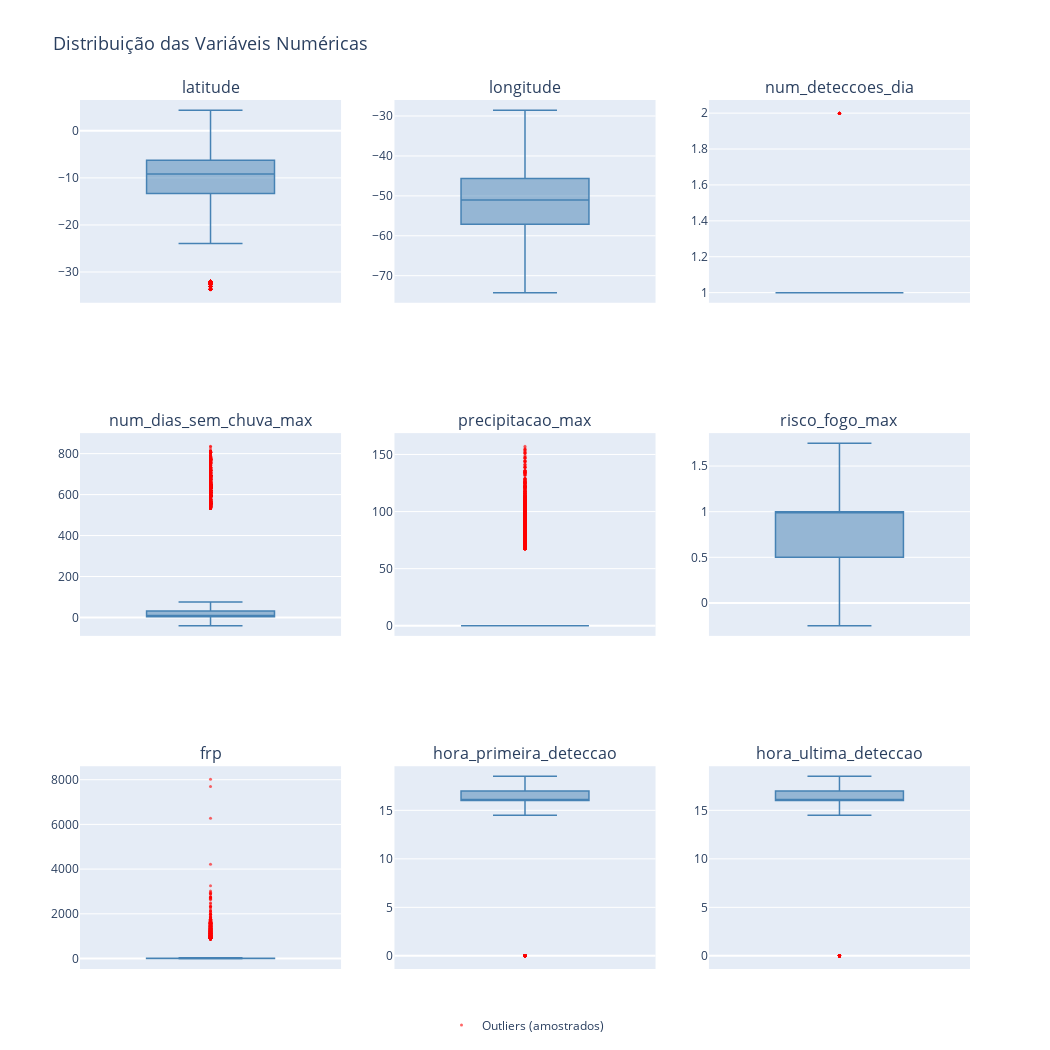

Notebook cell for this chart:
### Code cell
# Por razões de performance, amostrar somente uma quantidade
# limitada de outliers e pontos por variável
MAX_OUTLIERS_PER_VAR = 3000

stats = (
    pl.concat([col_stats(c) for c in NUMERIC_COLS], how='vertical')
    .with_columns([
        (pl.col('q3') - pl.col('q1')).alias('iqr'),
        (pl.col('q1') - 1.5 * (pl.col('q3') - pl.col('q1'))).alias('lowerfence'),
        (pl.col('q3') + 1.5 * (pl.col('q3') - pl.col('q1'))).alias('upperfence'),
    ])
    .select(['variavel', 'q1', 'median', 'q3', 'lowerfence', 'upperfence'])
)

s = stats.to_dict(as_series=False)

outliers_long = (
    df_daily
    .select(NUMERIC_COLS)
    .unpivot(variable_name='variavel', value_name='valor')
    .drop_nulls('valor')
    .with_columns(pl.col('valor').cast(pl.Float64))
    .join(stats.select(['variavel', 'lowerfence', 'upperfence']), on='variavel', how='inner')
    .filter((pl.col('valor') < pl.col('lowerfence')) | (pl.col('valor') > pl.col('upperfence')))
    # Pega os outliers mais distantes das cercas
    .with_columns(
        pl.when(pl.col('valor') < pl.col('lowerfence'))
          .then(pl.col('lowerfence') - pl.col('valor'))
          .otherwise(pl.col('valor') - pl.col('upperfence'))
          .alias('dist_fence')
    )
    .sort(['variavel', 'dist_fence'], descending=[False, True])
    .group_by('variavel', maintain_order=True)
    .head(MAX_OUTLIERS_PER_VAR)
    .select(['variavel', 'valor'])
)

o = outliers_long.to_dict(as_series=False)

n_rows = 3
n_cols = 3

fig = make_subplots(
    rows=n_rows,
    cols=n_cols,
    subplot_titles=NUMERIC_COLS,
    vertical_spacing=0.15,
    horizontal_spacing=0.06
)

for idx, var in enumerate(NUMERIC_COLS):
    row = (idx // n_cols) + 1
    col = (idx % n_cols) + 1

    var_idx = s['variavel'].index(var)

    fig.add_trace(
        go.Box(
            q1=[s['q1'][var_idx]],
            median=[s['median'][var_idx]],
            q3=[s['q3'][var_idx]],
            lowerfence=[s['lowerfence'][var_idx]],
            upperfence=[s['upperfence'][var_idx]],
            boxpoints=False,
            name=var,
            showlegend=False,
            marker_color='steelblue',
            line=dict(width=1.5),
            x=[var]
        ),
        row=row, col=col
    )

    outlier_vals = [o['valor'][i] for i, v in enumerate(o['variavel']) if v == var]

    if outlier_vals:
        fig.add_trace(
            go.Scatter(
                x=[var] * len(outlier_vals),
                y=outlier_vals,
                mode='markers',
                name='Outliers (amostrados)',
                showlegend=(idx == 0),
                marker=dict(size=3, opacity=0.6, color='red')
            ),
            row=row, col=col
        )

    fig.update_xaxes(showticklabels=False, row=row, col=col)

    fig.update_yaxes(title_text='', row=row, col=col)

# Layout geral
fig.update_layout(
    title_text='Distribuição das Variáveis Numéricas',
    title_font_size=18,
    height=1050,
    width=1050,
    showlegend=True,
    legend=dict(
        orientation="h",
        yanchor="bottom",
        y=-0.08,
        xanchor="center",
        x=0.5
    )
)

fig.show()

### Figure 1 — Plotly figure (JSON) as saved in the notebook; plotly's stock layout.template omitted (floating-point values rounded to 4 significant figures; data arrays with more than 128 entries replaced by an {"elided": "..."} marker saying what was removed)
{"data": [{"boxpoints": false, "line": {"width": 1.5}, "lowerfence": [-23.94], "marker": {"color": "steelblue"}, "median": [-9.176], "name": "latitude", "q1": [-13.31], "q3": [-6.228], "showlegend": false, "upperfence": [4.397], "x": ["latitude"], "type": "box", "xaxis": "x", "yaxis": "y"}, {"marker": {"color": "red", "opacity": 0.6, "size": 3}, "mode": "markers", "name": "Outliers (amostrados)", "showlegend": true, "x": {"elided": "3000 str values"}, "y": {"elided": "3000 float values"}, "type": "scatter", "xaxis": "x", "yaxis": "y"}, {"boxpoints": false, "line": {"width": 1.5}, "lowerfence": [-74.25], "marker": {"color": "steelblue"}, "median": [-51.05], "name": "longitude", "q1": [-57.1], "q3": [-45.67], "showlegend": false, "upperfence": [-28.52], "x": ["longitude"], "type": "box", "xaxis": "x2", "yaxis": "y2"}, {"boxpoints": false, "line": {"width": 1.5}, "lowerfence": [1.0], "marker": {"color": "steelblue"}, "median": [1.0], "name": "num_deteccoes_dia", "q1": [1.0], "q3": [1.0], "showlegend": false, "upperfence": [1.0], "x": ["num_deteccoes_dia"], "type": "box", "xaxis": "x3", "yaxis": "y3"}, {"marker": {"color": "red", "opacity": 0.6, "size": 3}, "mode": "markers", "name": "Outliers (amostrados)", "showlegend": false, "x": ["num_deteccoes_dia", "num_deteccoes_dia", "num_deteccoes_dia", "num_deteccoes_dia", "num_deteccoes_dia", "num_deteccoes_dia", "num_deteccoes_dia", "num_deteccoes_dia", "num_deteccoes_dia", "num_deteccoes_dia", "num_deteccoes_dia", "num_deteccoes_dia"], "y": [2.0, 2.0, 2.0, 2.0, 2.0, 2.0, 2.0, 2.0, 2.0, 2.0, 2.0, 2.0], "type": "scatter", "xaxis": "x3", "yaxis": "y3"}, {"boxpoints": false, "line": {"width": 1.5}, "lowerfence": [-40.5], "marker": {"color": "steelblue"}, "median": [9.0], "name": "num_dias_sem_chuva_max", "q1": [3.0], "q3": [32.0], "showlegend": false, "upperfence": [75.5], "x": ["num_dias_sem_chuva_max"], "type": "box", "xaxis": "x4", "yaxis": "y4"}, {"marker": {"color": "red", "opacity": 0.6, "size": 3}, "mode": "markers", "name": "Outliers (amostrados)", "showlegend": false, "x": {"elided": "3000 str values"}, "y": {"elided": "3000 float values"}, "type": "scatter", "xaxis": "x4", "yaxis": "y4"}, {"boxpoints": false, "line": {"width": 1.5}, "lowerfence": [0.0], "marker": {"color": "steelblue"}, "median": [0.0], "name": "precipitacao_max", "q1": [0.0], "q3": [0.0], "showlegend": false, "upperfence": [0.0], "x": ["precipitacao_max"], "type": "box", "xaxis": "x5", "yaxis": "y5"}, {"marker": {"color": "red", "opacity": 0.6, "size": 3}, "mode": "markers", "name": "Outliers (amostrados)", "showlegend": false, "x": {"elided": "3000 str values"}, "y": {"elided": "3000 float values"}, "type": "scatter", "xaxis": "x5", "yaxis": "y5"}, {"boxpoints": false, "line": {"width": 1.5}, "lowerfence": [-0.25], "marker": {"color": "steelblue"}, "median": [1.0], "name": "risco_fogo_max", "q1": [0.5], "q3": [1.0], "showlegend": false, "upperfence": [1.75], "x": ["risco_fogo_max"], "type": "box", "xaxis": "x6", "yaxis": "y6"}, {"boxpoints": false, "line": {"width": 1.5}, "lowerfence": [-15.2], "marker": {"color": "steelblue"}, "median": [7.6], "name": "frp", "q1": [4.0], "q3": [16.8], "showlegend": false, "upperfence": [36.0], "x": ["frp"], "type": "box", "xaxis": "x7", "yaxis": "y7"}, {"marker": {"color": "red", "opacity": 0.6, "size": 3}, "mode": "markers", "name": "Outliers (amostrados)", "showlegend": false, "x": {"elided": "3000 str values"}, "y": {"elided": "3000 float values"}, "type": "scatter", "xaxis": "x7", "yaxis": "y7"}, {"boxpoints": false, "line": {"width": 1.5}, "lowerfence": [14.5], "marker": {"color": "steelblue"}, "median": [16.0], "name": "hora_primeira_deteccao", "q1": [16.0], "q3": [17.0], "showlegend": false, "upperfence": [18.5], "x": ["hora_primeira_deteccao"], "type": "box", "xaxis": "x8", "yaxis": "y8"}, {"marker": {"color": "red", "opacity": 0.6, "size": 3}, "mode": "markers", "name": "Outliers (amostrados)", "showlegend": false, "x": {"elided": "3000 str values"}, "y": {"elided": "3000 float values"}, "type": "scatter", "xaxis": "x8", "yaxis": "y8"}, {"boxpoints": false, "line": {"width": 1.5}, "lowerfence": [14.5], "marker": {"color": "steelblue"}, "median": [16.0], "name": "hora_ultima_deteccao", "q1": [16.0], "q3": [17.0], "showlegend": false, "upperfence": [18.5], "x": ["hora_ultima_deteccao"], "type": "box", "xaxis": "x9", "yaxis": "y9"}, {"marker": {"color": "red", "opacity": 0.6, "size": 3}, "mode": "markers", "name": "Outliers (amostrados)", "showlegend": false, "x": {"elided": "3000 str values"}, "y": {"elided": "3000 float values"}, "type": "scatter", "xaxis": "x9", "yaxis": "y9"}], "layout": {"xaxis": {"anchor": "y", "domain": [0.0, 0.2933], "showticklabels": false}, "yaxis": {"anchor": "x", "domain": [0.7667, 1.0], "title": {"text": ""}}, "xaxis2": {"anchor": "y2", "domain": [0.3533, 0.6467], "showticklabels": false}, "yaxis2": {"anchor": "x2", "domain": [0.7667, 1.0], "title": {"text": ""}}, "xaxis3": {"anchor": "y3", "domain": [0.7067, 1.0], "showticklabels": false}, "yaxis3": {"anchor": "x3", "domain": [0.7667, 1.0], "title": {"text": ""}}, "xaxis4": {"anchor": "y4", "domain": [0.0, 0.2933], "showticklabels": false}, "yaxis4": {"anchor": "x4", "domain": [0.3833, 0.6167], "title": {"text": ""}}, "xaxis5": {"anchor": "y5", "domain": [0.3533, 0.6467], "showticklabels": false}, "yaxis5": {"anchor": "x5", "domain": [0.3833, 0.6167], "title": {"text": ""}}, "xaxis6": {"anchor": "y6", "domain": [0.7067, 1.0], "showticklabels": false}, "yaxis6": {"anchor": "x6", "domain": [0.3833, 0.6167], "title": {"text": ""}}, "xaxis7": {"anchor": "y7", "domain": [0.0, 0.2933], "showticklabels": false}, "yaxis7": {"anchor": "x7", "domain": [0.0, 0.2333], "title": {"text": ""}}, "xaxis8": {"anchor": "y8", "domain": [0.3533, 0.6467], "showticklabels": false}, "yaxis8": {"anchor": "x8", "domain": [0.0, 0.2333], "title": {"text": ""}}, "xaxis9": {"anchor": "y9", "domain": [0.7067, 1.0], "showticklabels": false}, "yaxis9": {"anchor": "x9", "domain": [0.0, 0.2333], "title": {"text": ""}}, "annotations": [{"font": {"size": 16}, "showarrow": false, "text": "latitude", "x": 0.1467, "xanchor": "center", "xref": "paper", "y": 1.0, "yanchor": "bottom", "yref": "paper"}, {"font": {"size": 16}, "showarrow": false, "text": "longitude", "x": 0.5, "xanchor": "center", "xref": "paper", "y": 1.0, "yanchor": "bottom", "yref": "paper"}, {"font": {"size": 16}, "showarrow": false, "text": "num_deteccoes_dia", "x": 0.8533, "xanchor": "center", "xref": "paper", "y": 1.0, "yanchor": "bottom", "yref": "paper"}, {"font": {"size": 16}, "showarrow": false, "text": "num_dias_sem_chuva_max", "x": 0.1467, "xanchor": "center", "xref": "paper", "y": 0.6167, "yanchor": "bottom", "yref": "paper"}, {"font": {"size": 16}, "showarrow": false, "text": "precipitacao_max", "x": 0.5, "xanchor": "center", "xref": "paper", "y": 0.6167, "yanchor": "bottom", "yref": "paper"}, {"font": {"size": 16}, "showarrow": false, "text": "risco_fogo_max", "x": 0.8533, "xanchor": "center", "xref": "paper", "y": 0.6167, "yanchor": "bottom", "yref": "paper"}, {"font": {"size": 16}, "showarrow": false, "text": "frp", "x": 0.1467, "xanchor": "center", "xref": "paper", "y": 0.2333, "yanchor": "bottom", "yref": "paper"}, {"font": {"size": 16}, "showarrow": false, "text": "hora_primeira_deteccao", "x": 0.5, "xanchor": "center", "xref": "paper", "y": 0.2333, "yanchor": "bottom", "yref": "paper"}, {"font": {"size": 16}, "showarrow": false, "text": "hora_ultima_deteccao", "x": 0.8533, "xanchor": "center", "xref": "paper", "y": 0.2333, "yanchor": "bottom", "yref": "paper"}], "title": {"font": {"size": 18}, "text": "Distribuição das Variáveis Numéricas"}, "legend": {"orientation": "h", "yanchor": "bottom", "y": -0.08, "xanchor": "center", "x": 0.5}, "height": 1050, "width": 1050, "showlegend": true}}
